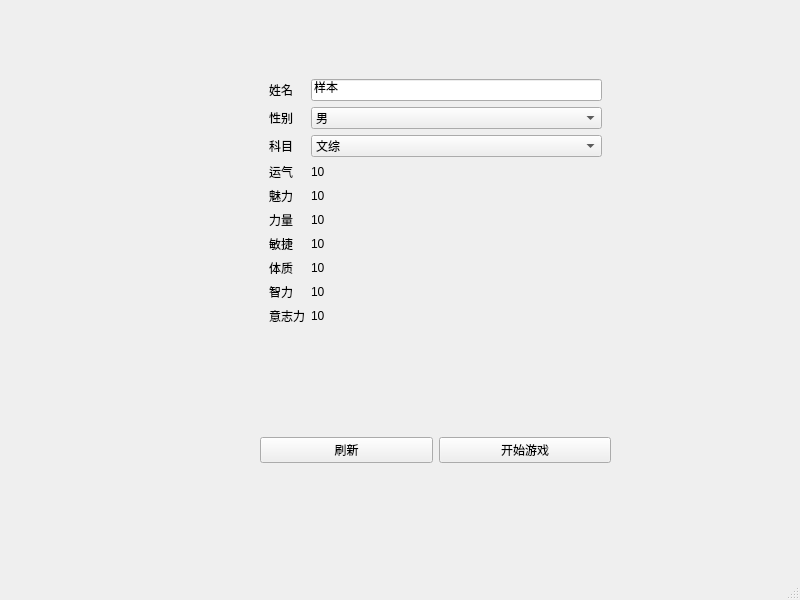
<?xml version="1.0" encoding="UTF-8"?>
<ui version="4.0">
 <class>MainWindow</class>
 <widget class="QMainWindow" name="MainWindow">
  <property name="geometry">
   <rect>
    <x>0</x>
    <y>0</y>
    <width>800</width>
    <height>600</height>
   </rect>
  </property>
  <property name="windowTitle">
   <string>MainWindow</string>
  </property>
  <widget class="QWidget" name="centralwidget">
   <widget class="QFrame" name="frame">
    <property name="geometry">
     <rect>
      <x>260</x>
      <y>70</y>
      <width>351</width>
      <height>321</height>
     </rect>
    </property>
    <layout class="QFormLayout" name="formLayout">
     <item row="0" column="0">
      <widget class="QLabel" name="label_2">
       <property name="text">
        <string>姓名</string>
       </property>
      </widget>
     </item>
     <item row="0" column="1">
      <widget class="QLineEdit" name="name">
       <property name="text">
        <string>样本</string>
       </property>
      </widget>
     </item>
     <item row="1" column="0">
      <widget class="QLabel" name="label">
       <property name="text">
        <string>性别</string>
       </property>
      </widget>
     </item>
     <item row="1" column="1">
      <widget class="QComboBox" name="gender">
       <item>
        <property name="text">
         <string>男</string>
        </property>
       </item>
       <item>
        <property name="text">
         <string>女</string>
        </property>
       </item>
      </widget>
     </item>
     <item row="2" column="0">
      <widget class="QLabel" name="label_3">
       <property name="text">
        <string>科目</string>
       </property>
      </widget>
     </item>
     <item row="2" column="1">
      <widget class="QComboBox" name="subject_type">
       <item>
        <property name="text">
         <string>文综</string>
        </property>
       </item>
       <item>
        <property name="text">
         <string>理综</string>
        </property>
       </item>
      </widget>
     </item>
     <item row="3" column="0">
      <widget class="QLabel" name="label_4">
       <property name="text">
        <string>运气</string>
       </property>
      </widget>
     </item>
     <item row="3" column="1">
      <widget class="QLabel" name="luck">
       <property name="text">
        <string>10</string>
       </property>
      </widget>
     </item>
     <item row="4" column="0">
      <widget class="QLabel" name="label_7">
       <property name="text">
        <string>魅力</string>
       </property>
      </widget>
     </item>
     <item row="4" column="1">
      <widget class="QLabel" name="Charm">
       <property name="text">
        <string>10</string>
       </property>
      </widget>
     </item>
     <item row="5" column="0">
      <widget class="QLabel" name="label_9">
       <property name="text">
        <string>力量</string>
       </property>
      </widget>
     </item>
     <item row="5" column="1">
      <widget class="QLabel" name="strength">
       <property name="text">
        <string>10</string>
       </property>
      </widget>
     </item>
     <item row="6" column="0">
      <widget class="QLabel" name="label_11">
       <property name="text">
        <string>敏捷</string>
       </property>
      </widget>
     </item>
     <item row="6" column="1">
      <widget class="QLabel" name="dexterity">
       <property name="text">
        <string>10</string>
       </property>
      </widget>
     </item>
     <item row="7" column="0">
      <widget class="QLabel" name="label_13">
       <property name="text">
        <string>体质</string>
       </property>
      </widget>
     </item>
     <item row="7" column="1">
      <widget class="QLabel" name="constitution">
       <property name="text">
        <string>10</string>
       </property>
      </widget>
     </item>
     <item row="8" column="0">
      <widget class="QLabel" name="label_15">
       <property name="text">
        <string>智力</string>
       </property>
      </widget>
     </item>
     <item row="8" column="1">
      <widget class="QLabel" name="intelligence">
       <property name="text">
        <string>10</string>
       </property>
      </widget>
     </item>
     <item row="9" column="0">
      <widget class="QLabel" name="label_17">
       <property name="text">
        <string>意志力</string>
       </property>
      </widget>
     </item>
     <item row="9" column="1">
      <widget class="QLabel" name="label_16">
       <property name="text">
        <string>10</string>
       </property>
      </widget>
     </item>
    </layout>
   </widget>
   <widget class="QWidget" name="layoutWidget">
    <property name="geometry">
     <rect>
      <x>260</x>
      <y>400</y>
      <width>351</width>
      <height>101</height>
     </rect>
    </property>
    <layout class="QHBoxLayout" name="horizontalLayout">
     <item>
      <widget class="QPushButton" name="refresh">
       <property name="text">
        <string>刷新</string>
       </property>
      </widget>
     </item>
     <item>
      <widget class="QPushButton" name="start_game">
       <property name="text">
        <string>开始游戏</string>
       </property>
      </widget>
     </item>
    </layout>
   </widget>
  </widget>
  <widget class="QMenuBar" name="menubar">
   <property name="geometry">
    <rect>
     <x>0</x>
     <y>0</y>
     <width>800</width>
     <height>20</height>
    </rect>
   </property>
  </widget>
  <widget class="QStatusBar" name="statusbar"/>
 </widget>
 <resources/>
 <connections/>
</ui>
